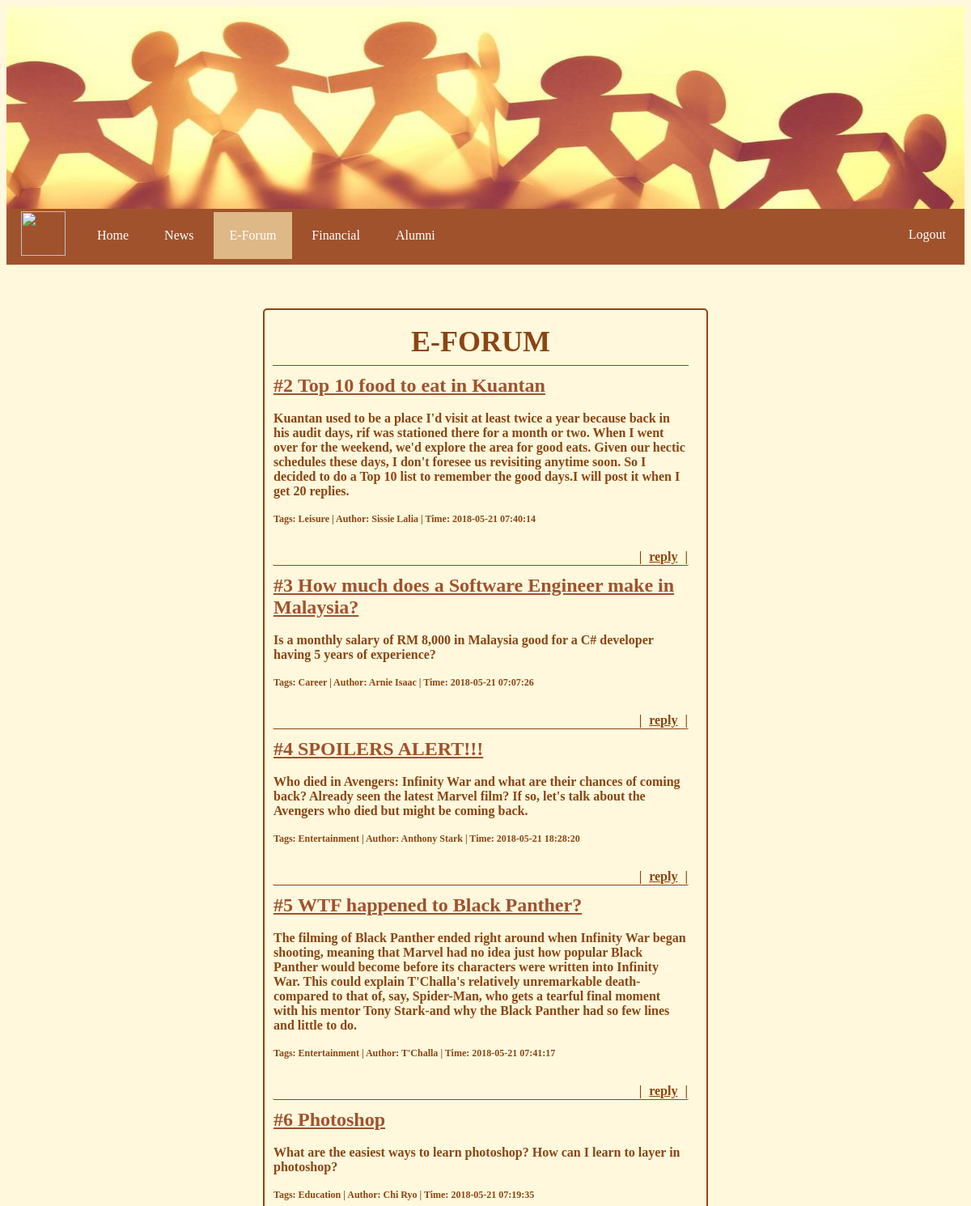
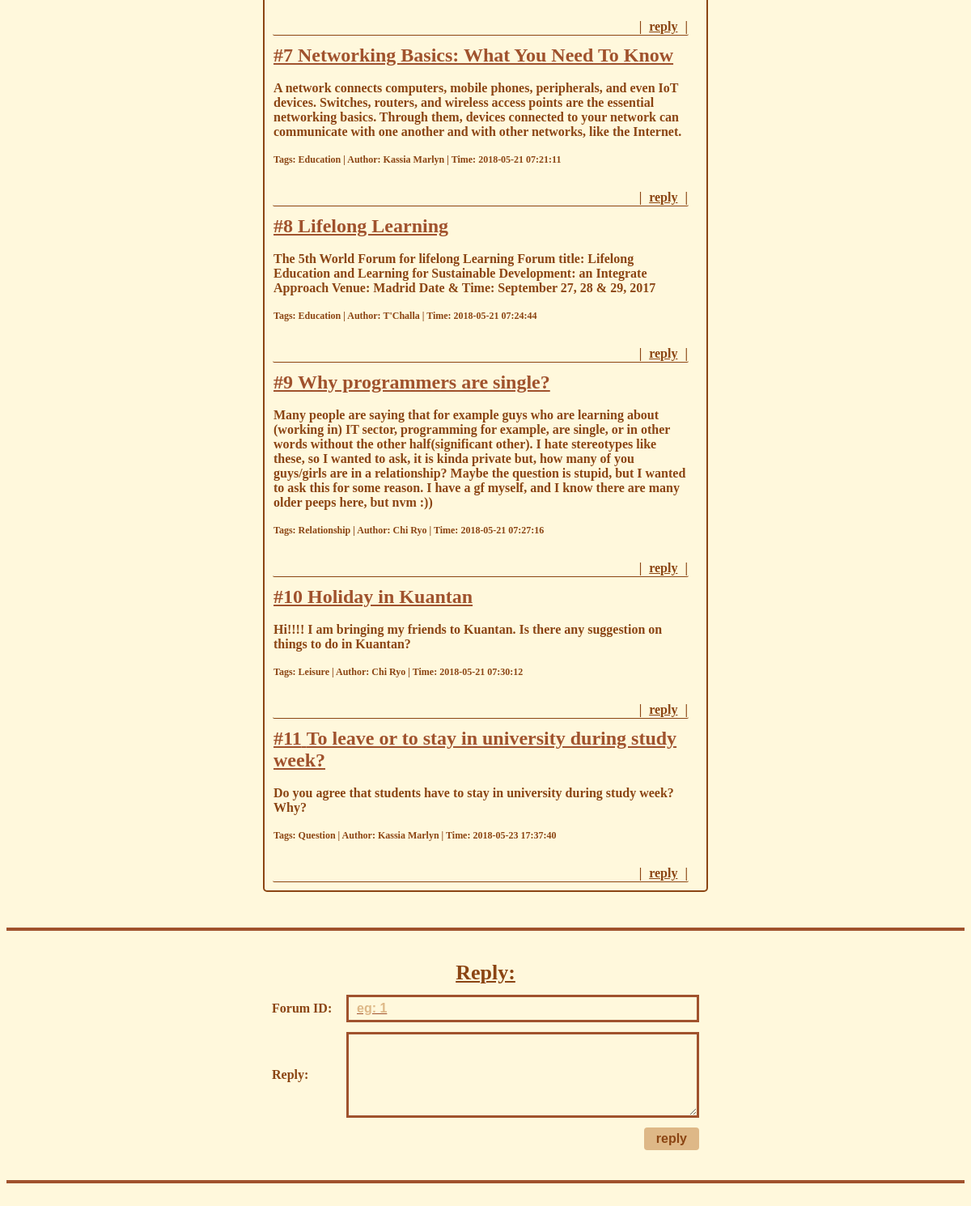
The app's page /AlumniManagementSystem/forum_list.php (signed in) with its own data (2 pictures, top to bottom).
### tables this page shows
CREATE TABLE `forumdata` (
  `eforum_id` int(11) NOT NULL,
  `eforum_title` varchar(250) NOT NULL,
  `eforum_author` varchar(50) DEFAULT NULL,
  `eforum_content` text,
  `eforum_tags` varchar(50) DEFAULT NULL,
  `eforum_time` timestamp NOT NULL DEFAULT CURRENT_TIMESTAMP ON UPDATE CURRENT_TIMESTAMP
);

### AlumniManagementSystem/forum_list.php (the view, shortened to what this page needs)
<?php
if (!isset($_SESSION['id'])){
	header("location:login.html");
}
else
{
	$userid=$_SESSION['id'];
}
?>
<!DOCTYPE html PUBLIC "-//W3C//DTD XHTML 1.0 Transitional//EN" "http://www.w3.org/TR/xhtml1/DTD/xhtml1-transitional.dtd">
<html xmlns="http://www.w3.org/1999/xhtml">
<head>
<link rel="stylesheet" href="css/forum_list.css" />
<?php
include_once"connect_database.php";
if (strchr("$userid","AL")==true)
	{
	 	include_once"setting/alumniforumlist_navigation.php";
	}
	else
	{
		include_once"setting/adminforumlist_navigation.php";
	}
?>
</head>
<body>
<br /><br /><br />
<div align="center">
<table cellspacing="10" class="tb1">
<th class="th1" >E-FORUM</th>
<?php
	$sql = "SELECT * FROM forumdata";
	$result = $conn->query($sql);
	while($row = $result->fetch_assoc())
	{
        echo "<tr>";
		echo "<td class=td1><span class=sp3>#".$row["eforum_id"]."&nbsp;".$row["eforum_title"]."</span>";
		echo "<br /><br /><span class=sp2>".$row["eforum_content"]."</span>";
		echo "<br /><br /><span class=sp1>Tags: ".$row["eforum_tags"]." | Author: ".$row["eforum_author"]." | Time: ".$row["eforum_time"]."</span></td></tr>";
		echo "<tr><td class=td3><br /> | <a class=a1 href=#replyhere>reply</a> | <td></tr>";
    }
?>
</table><br /><br />
<hr style="padding:1px" color="sienna">
<div id="replyhere">
<form method="post" action="forum_list.php">
<table class="tb1" cellspacing="10px" style="border:hidden;border-radius:2px;border-color:sienna" width="500px">
<tr>
<th colspan="2" align="center" style="font-size:26px;text-decoration:underline">Reply:</th>
</tr>
<tr>
<td style="border:hidden;font-size:16px;font-weight:bold" width="150">Forum ID: </td>
<td style="border:hidden"><input class="i2" type="text" name="id" size="50" placeholder="eg: 1" value=""/><br /></td>
</tr>
<tr>
<td style="border:hidden;font-size:16px;font-weight:bold" width="150">Reply:</td>
<td style="border:hidden"><textarea class="ta1" type="text" name="replymessage" rows="5" cols="40"></textarea></td>
</tr>
<br />
<tr>
<td colspan="2" align="right"><button type="submit" name="replypost" class="bt1" >reply</button></td>
</tr>
</table>
</form>
</div>
<br />
<hr style="padding:1px" color="sienna">
<br />
</body>
</html>

### AlumniManagementSystem/connect_database.php (shortened to what this page needs)
<!DOCTYPE html PUBLIC "-//W3C//DTD XHTML 1.0 Transitional//EN" "http://www.w3.org/TR/xhtml1/DTD/xhtml1-transitional.dtd">
<html xmlns="http://www.w3.org/1999/xhtml">
<head>
</head>
<body>
</body>
</html>

### AlumniManagementSystem/setting/adminforumlist_navigation.php (shortened to what this page needs)
<!DOCTYPE html PUBLIC "-//W3C//DTD XHTML 1.0 Transitional//EN" "http://www.w3.org/TR/xhtml1/DTD/xhtml1-transitional.dtd">
<html xmlns="http://www.w3.org/1999/xhtml">
<head>
<link rel="stylesheet" href="css/header_navigationbar.css" />
<link rel="stylesheet" href="css/forum_list.css" />
<body bgcolor="cornsilk">
<div>
<img src="image/home header.jpg" width="100%" height="250px" />
</div>
<table class="table">
<tr>
<td>
<ul class="ul1">
	<div class="dropdown">
	<li class="li_image"><img src="image/WE2.jpg" width="55px" height="55px" style="padding-left:15px;padding-right:15px" /></li>
    </div>
    <div class="dropdown">
    <li class="li1"><a href="admin_homepage.php"><span class="span1">Home</span></a></li>
    </div>
    <div class="dropdown">
  	<li class="li1"><a href="#"><span class="span1">News</span></a></li>
    </div>
    <div class="dropdown">
  	<li class="li1 active"><a href="forum_list.php"><span class="span1">E-Forum</span></a></li>
    </div>
    <div class="dropdown">
    <li class="li1"><a href="Financial_Record.php"><span class="span1">Financial</span></a></li>
    </div>
	<div class="dropdown">
	<li class="li1"><a href="manage_alumni.php"><span class="span1">Alumni</span></a></li>
	</div>
    <li class="li2"><a href="logout.php"><span class="span1">Logout</span></a></li>
</ul>
</td>
</tr>
</table>
</body>
</html>

### AlumniManagementSystem/css/forum_list.css (style rules this page uses)
body { background-color:cornsilk; color:saddlebrown; }
.tb1 { border-radius:5px; text-align:left; border:2px solid; border-color:saddlebrown; width:550px; }
.th1 { text-align:center; font-size:36px; border-bottom:1px solid; padding:8px; }
.td1 { font-weight:bold; cursor:context-menu; width:540px; }
.sp1 { font-size:12px; padding-bottom:5px; }
.sp2 { font-size:16px; }
.sp3 { text-decoration:underline; font-weight:bold; width:480px; color:sienna; font-size:24px; background-color:cornsilk; }
button.bt1 { border-radius:4px; font-size:16px; padding:5px 15px; font-weight:bold; border:2px; background-color:burlywood; color:saddlebrown; }
.a1 { color:saddlebrown; font-size:16px; padding:5px; }
input.i2 { text-decoration:underline; padding:5px; font-weight:bold; width:420px; color:sienna; font-size:16px; border:solid; background-color:cornsilk; }
input.i2::placeholder { padding:5px; font-weight:bold; width:420px; color:burlywood; font-size:16px; }
textarea.ta1 { text-decoration:underline; padding:5px; font-weight:bold; width:420px; color:sienna; font-size:16px; border:solid; background-color:cornsilk; }
td.td3 { text-align:right; width:200px; font-weight:bold; cursor:context-menu; border-radius:2px; border-bottom:1px solid; }

### AlumniManagementSystem/css/header_navigationbar.css (style rules this page uses)
.table { background-color:sienna; border:none; margin:0; width:100%; }
.ul1 { margin:0; padding:0; }
.li_image { background-color:sienna; float:left; list-style-type:none; }
.li1 { background-color:sienna; float:left; list-style-type:none; }
.li1 a { display:block; padding:20px 20px; text-decoration:none; text-align:center; }
.li2 { background-color:sienna; float:right; list-style-type:none; }
.li2 a { display:block; padding:20px 20px; text-decoration:none; text-align:center; }
.active { background-color: burlywood; }
.span1 { color:white; }
.dropdown { position: relative; display:inline-block; }

### records on screen
forumdata: eforum_id "2", eforum_title "Top 10 food to eat in Kuantan", eforum_content "Kuantan used to be a place I'd visit at least twice a year because back in his audit days, rif was stationed there for a month or two. When I went over for the weekend, we'd explore the area for good eats. Given our hectic schedules these days, I don't foresee us revisiting anytime soon. So I decided to do a Top 10 list to remember the good days.I will post it when I get 20 replies.", eforum_tags "Leisure", eforum_author "Sissie Lalia", eforum_time "2018-05-21 07:40:14"
forumdata: eforum_id "3", eforum_title "How much does a Software Engineer make in Malaysia?", eforum_content "Is a monthly salary of RM 8,000 in Malaysia good for a C# developer having 5 years of experience?", eforum_tags "Career", eforum_author "Arnie Isaac", eforum_time "2018-05-21 07:07:26"
forumdata: eforum_id "4", eforum_title "SPOILERS ALERT!!!", eforum_content "Who died in Avengers: Infinity War and what are their chances of coming back? Already seen the latest Marvel film? If so, let's talk about the Avengers who died but might be coming back.", eforum_tags "Entertainment", eforum_author "Anthony Stark", eforum_time "2018-05-21 18:28:20"
forumdata: eforum_id "5", eforum_title "WTF happened to Black Panther?", eforum_content "The filming of Black Panther ended right around when Infinity War began shooting, meaning that Marvel had no idea just how popular Black Panther would become before its characters were written into Infinity War. This could explain T'Challa's relatively unremarkable death-compared to that of, say, Spider-Man, who gets a tearful final moment with his mentor Tony Stark-and why the Black Panther had so few lines and little to do.", eforum_tags "Entertainment", eforum_author "T'Challa", eforum_time "2018-05-21 07:41:17"
forumdata: eforum_id "6", eforum_title "Photoshop", eforum_content "What are the easiest ways to learn photoshop? How can I learn to layer in photoshop?", eforum_tags "Education", eforum_author "Chi Ryo", eforum_time "2018-05-21 07:19:35"
forumdata: eforum_id "7", eforum_title "Networking Basics: What You Need To Know", eforum_content "A network connects computers, mobile phones, peripherals, and even IoT devices. Switches, routers, and wireless access points are the essential networking basics. Through them, devices connected to your network can communicate with one another and with other networks, like the Internet.", eforum_tags "Education", eforum_author "Kassia Marlyn", eforum_time "2018-05-21 07:21:11"
forumdata: eforum_id "8", eforum_title "Lifelong Learning", eforum_content "The 5th World Forum for lifelong Learning Forum title: Lifelong Education and Learning for Sustainable Development: an Integrate Approach Venue: Madrid Date & Time: September 27, 28 & 29, 2017", eforum_tags "Education", eforum_author "T'Challa", eforum_time "2018-05-21 07:24:44"
forumdata: eforum_id "9", eforum_title "Why programmers are single?", eforum_content "Many people are saying that for example guys who are learning about (working in) IT sector, programming for example, are single, or in other words without the other half(significant other). I hate stereotypes like these, so I wanted to ask, it is kinda private but, how many of you guys/girls are in a relationship? Maybe the question is stupid, but I wanted to ask this for some reason. I have a gf myself, and I know there are many older peeps here, but nvm :))", eforum_tags "Relationship", eforum_author "Chi Ryo", eforum_time "2018-05-21 07:27:16"
forumdata: eforum_id "10", eforum_title "Holiday in Kuantan", eforum_content "Hi!!!! I am bringing my friends to Kuantan. Is there any suggestion on things to do in Kuantan?", eforum_tags "Leisure", eforum_author "Chi Ryo", eforum_time "2018-05-21 07:30:12"
forumdata: eforum_id "11", eforum_title "To leave or to stay in university during study week?", eforum_content "Do you agree that students have to stay in university during study week? Why?", eforum_tags "Question", eforum_author "Kassia Marlyn", eforum_time "2018-05-23 17:37:40"
